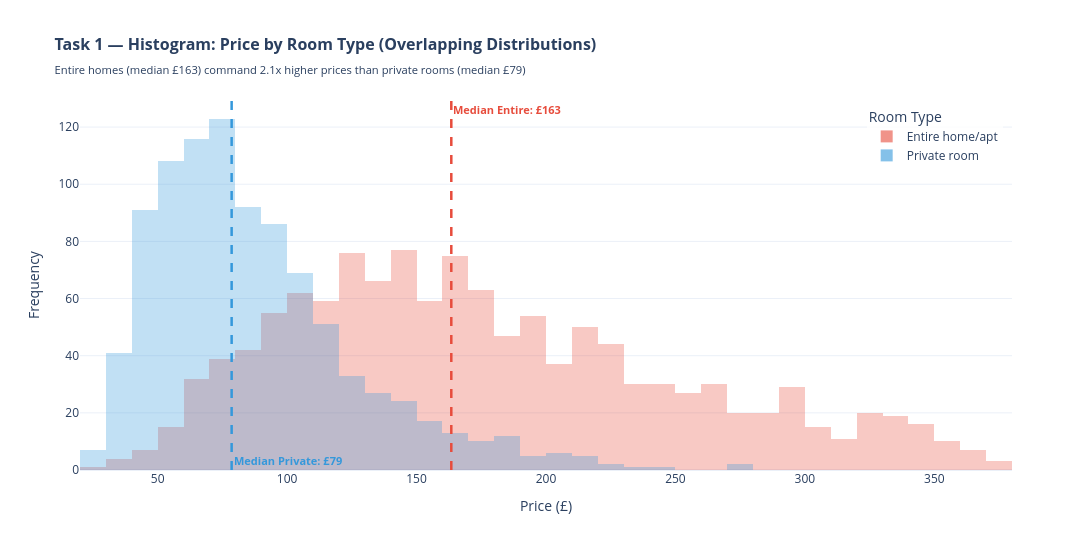

Notebook code cell kept with this figure:
### Markdown cell above
## Task 1 — Histogram: price by room type (overlapping distributions)

**What to build:** A histogram showing price distributions for **Entire home/apt vs Private room** (exclude Shared room — too few observations) overlaid on the same chart.

**Requirements:**
- Both room types on the same chart (use `color='room_type'`)
- `barmode='overlay'` with `opacity=0.6` so both distributions are visible
- A vertical line for the median of EACH room type, differently coloured
- Insight title comparing the two distributions

> 💡 `df_cap[df_cap['room_type'].isin(['Entire home/apt','Private room'])]`

### Code cell
# Task 1
# YOUR CODE HERE
import pandas as pd
import numpy as np
import plotly.graph_objects as go
import plotly.express as px
import warnings
warnings.filterwarnings('ignore')

# Load the data
df = pd.read_csv('../data/airbnb_london.csv')

print("Dataset shape:", df.shape)
print("\nFirst few rows:")
print(df.head())
print("\nData types:")
print(df.dtypes)
print("\nBasic statistics:")
print(df.describe().round(1))

# ============================================================================
# TASK 1: HISTOGRAM - Price by Room Type (Entire home/apt vs Private room)
# ============================================================================

print(f"\n\n{'='*70}")
print("TASK 1: Histogram - Price Distribution by Room Type")
print(f"{'='*70}")

# Cap price at 95th percentile
price_95 = df['price'].quantile(0.95)
print(f"\n95th percentile price: £{price_95:.2f}")

df_cap = df[df['price'] <= price_95].copy()
print(f"Listings after capping: {len(df_cap)} (removed {len(df) - len(df_cap)} outliers)")

# Filter for Entire home/apt and Private room
df_filtered = df_cap[df_cap['room_type'].isin(['Entire home/apt', 'Private room'])].copy()

print(f"\nRoom type counts:")
print(df_filtered['room_type'].value_counts())

# Calculate medians for each room type
median_entire = df_filtered[df_filtered['room_type'] == 'Entire home/apt']['price'].median()
median_private = df_filtered[df_filtered['room_type'] == 'Private room']['price'].median()

print(f"\nMedian prices:")
print(f"  Entire home/apt: £{median_entire:.2f}")
print(f"  Private room: £{median_private:.2f}")

# Create overlapping histogram using Plotly Express
fig1 = px.histogram(
    df_filtered,
    x='price',
    color='room_type',
    barmode='overlay',
    nbins=40,
    title='<b>Task 1 — Histogram: Price by Room Type (Overlapping Distributions)</b><br>' +
          f'<sub>Entire homes (median £{median_entire:.0f}) command {median_entire/median_private:.1f}x higher prices than private rooms (median £{median_private:.0f})</sub>',
    labels={'price': 'Price (£)', 'count': 'Frequency', 'room_type': 'Room Type'},
    color_discrete_map={'Entire home/apt': '#e74c3c', 'Private room': '#3498db'},
    template='plotly_white'
)

# Update traces for opacity
fig1.update_traces(opacity=0.6)

# Add vertical lines for medians
fig1.add_vline(
    x=median_entire,
    line_dash="dash",
    line_color="#e74c3c",
    line_width=2.5,
    annotation_text=f"<b>Median Entire: £{median_entire:.0f}</b>",
    annotation_position="top right",
    annotation_font_size=11,
    annotation_font_color="#e74c3c"
)

fig1.add_vline(
    x=median_private,
    line_dash="dash",
    line_color="#3498db",
    line_width=2.5,
    annotation_text=f"<b>Median Private: £{median_private:.0f}</b>",
    annotation_position="bottom right",
    annotation_font_size=11,
    annotation_font_color="#3498db"
)

fig1.update_layout(
    xaxis_title='Price (£)',
    yaxis_title='Frequency',
    hovermode='x unified',
    width=1200,
    height=550,
    font=dict(size=12),
    legend=dict(x=0.99, y=0.99, xanchor='right', yanchor='top', bgcolor='rgba(255,255,255,0.8)'),
    title_font_size=16
)

fig1.show()
fig1.write_html('task1_price_histogram.html')
print("\n✅ Task 1 visualization saved as 'task1_price_histogram.html'")

### Figure 1 — Plotly figure (JSON) as saved in the notebook; plotly's stock layout.template omitted (floating-point values rounded to 4 significant figures; data arrays with more than 128 entries replaced by an {"elided": "..."} marker saying what was removed)
{"data": [{"bingroup": "x", "hovertemplate": "Room Type=Entire home/apt<br>Price (£)=%{x}<br>count=%{y}<extra></extra>", "legendgroup": "Entire home/apt", "marker": {"color": "#e74c3c", "opacity": 0.5, "pattern": {"shape": ""}}, "name": "Entire home/apt", "nbinsx": 40, "opacity": 0.6, "orientation": "v", "showlegend": true, "type": "histogram", "x": {"elided": "1251 float values"}, "xaxis": "x", "yaxis": "y"}, {"bingroup": "x", "hovertemplate": "Room Type=Private room<br>Price (£)=%{x}<br>count=%{y}<extra></extra>", "legendgroup": "Private room", "marker": {"color": "#3498db", "opacity": 0.5, "pattern": {"shape": ""}}, "name": "Private room", "nbinsx": 40, "opacity": 0.6, "orientation": "v", "showlegend": true, "type": "histogram", "x": {"elided": "942 float values"}, "xaxis": "x", "yaxis": "y"}], "layout": {"annotations": [{"font": {"color": "#e74c3c", "size": 11}, "showarrow": false, "text": "<b>Median Entire: £163</b>", "x": 163.4, "xanchor": "left", "xref": "x", "y": 1, "yanchor": "top", "yref": "y domain"}, {"font": {"color": "#3498db", "size": 11}, "showarrow": false, "text": "<b>Median Private: £79</b>", "x": 78.57, "xanchor": "left", "xref": "x", "y": 0, "yanchor": "bottom", "yref": "y domain"}], "barmode": "overlay", "font": {"size": 12}, "height": 550, "hovermode": "x unified", "legend": {"bgcolor": "rgba(255,255,255,0.8)", "title": {"text": "Room Type"}, "tracegroupgap": 0, "x": 0.99, "xanchor": "right", "y": 0.99, "yanchor": "top"}, "shapes": [{"line": {"color": "#e74c3c", "dash": "dash", "width": 2.5}, "type": "line", "x0": 163.4, "x1": 163.4, "xref": "x", "y0": 0, "y1": 1, "yref": "y domain"}, {"line": {"color": "#3498db", "dash": "dash", "width": 2.5}, "type": "line", "x0": 78.57, "x1": 78.57, "xref": "x", "y0": 0, "y1": 1, "yref": "y domain"}], "title": {"font": {"size": 16}, "text": "<b>Task 1 — Histogram: Price by Room Type (Overlapping Distributions)</b><br><sub>Entire homes (median £163) command 2.1x higher prices than private rooms (median £79)</sub>"}, "width": 1200, "xaxis": {"anchor": "y", "domain": [0, 1], "title": {"text": "Price (£)"}}, "yaxis": {"anchor": "x", "domain": [0, 1], "title": {"text": "Frequency"}}}}
